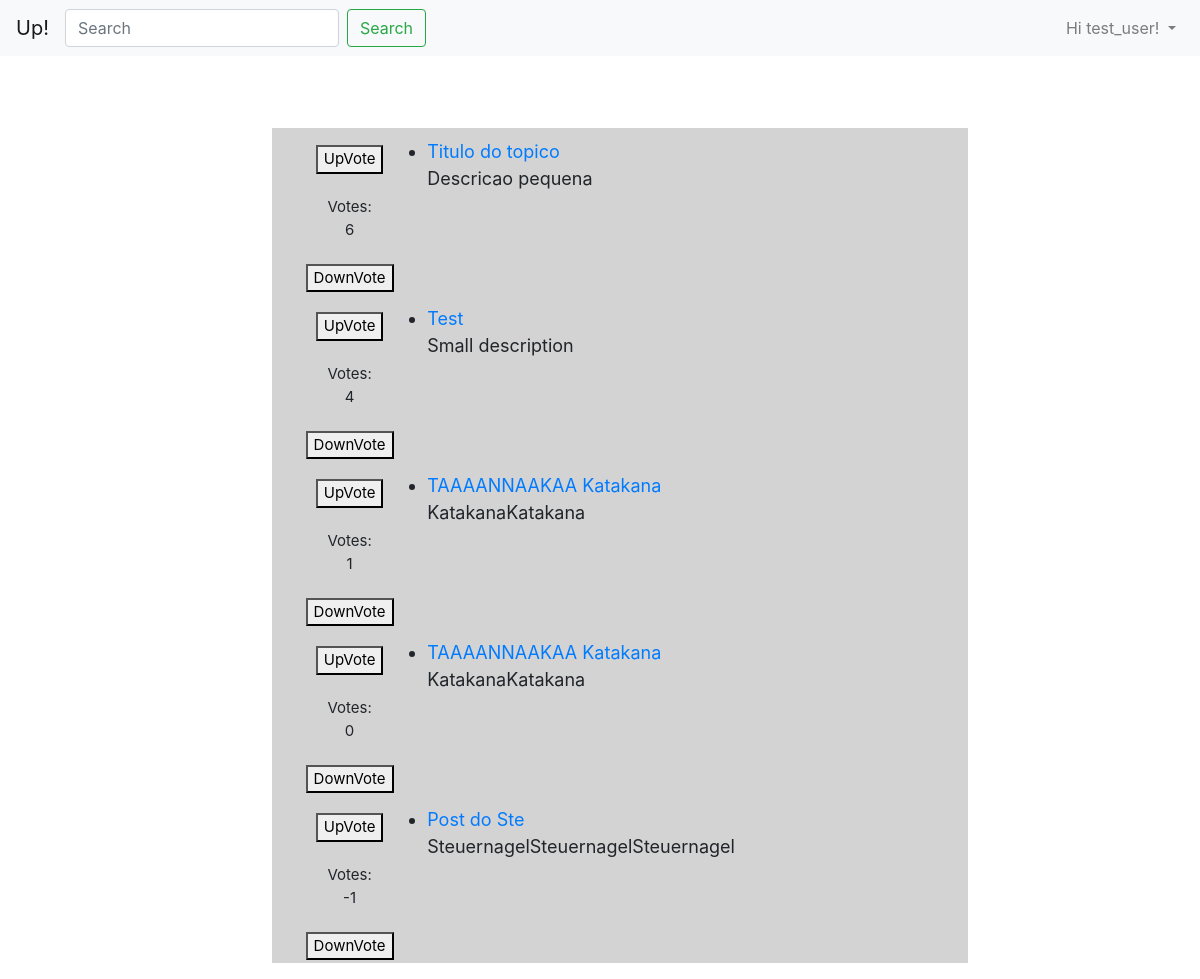
Screenshot of / (signed in) with the database file from the repository.
### Topics/models.py (models this page shows, shortened)
class TopicInformation(models.Model):
    title_text = models.CharField(max_length=50)
    small_description = models.CharField(max_length=500)
    pub_date = models.DateField('date published')
    votes = models.IntegerField(default=0)
    big_description = models.CharField(max_length=10000)

### WebApp/views.py (the view)
# urls.py: path('', views.index, name='index'),
def index(request):
    topics = TopicInformation.objects.order_by('-votes')
    query = request.GET.get('q')
    if query:
        topics = TopicInformation.objects.filter(
            Q(title_text__icontains=query) |
            Q(small_description__icontains=query) |
            Q(big_description__icontains=query)
        )
    context = {
        'topics':
            topics,
    }
    return render(request, 'WebApp/index.html', context)

### templates/WebApp/index.html (shortened to what this page needs)
{% extends 'WebApp/base.html' %}
{% block content %}
<br>
{% if topics %}
<ul>
    {% for topic in topics %}
        <div class="box">
            <div class="votes">
                <form action="{% url 'upvote_main' topic.id %}" method='POST'>
                    <button type='submit'>UpVote</button>
                </form>
                    <br>
                    Votes: <br> {{topic.votes}}
                    <br>
                    <br>
                <form action="{% url 'downvote_main' topic.id %}" method='POST'>
                    <button type='submit'>DownVote</button>
                </form>
            </div>
            <div class="content">
                <li><a href="/Topics/{{topic.id}}">{{topic.title_text}}</a>
                    <br> {{topic.small_description}}<br>
                <br> </li>
            </div>
        </div>
    {% endfor %}
</ul>
{% else %}
<p>No topics found using the search query "{{ request.GET.q }}".</p>
{% endif %}
{% endblock %}

### templates/WebApp/base.html (shortened to what this page needs)
<!DOCTYPE html>
<html>
{% load static %}
<head>
    <link rel="stylesheet" href="{% static "style.css" %}">
    <link rel="stylesheet" href="https://stackpath.bootstrapcdn.com/bootstrap/4.3.1/css/bootstrap.min.css">
</head>
<body>
<nav class="navbar navbar-expand-lg navbar-light bg-light">
  <a class="navbar-brand" href="{% url 'index' %}">Up!</a>
  <div class="collapse navbar-collapse" id="navbarSupportedContent">
    <ul class="navbar-nav mr-auto">
    <form class="form-inline my-2 my-lg-0" action="{% url 'index' %}">
      <input class="form-control mr-sm-2" type="search" placeholder="Search" aria-label="Search" name="q">
      <button class="btn btn-outline-success my-2 my-sm-0" type="submit">Search</button>
    </form>
    </ul>
    <ul class="navbar-nav">
        {% if request.user.is_authenticated %}
        <li class="nav-item dropdown">
            <a class="nav-link dropdown-toggle" href="#" id="navbarDropdown" role="button" data-toggle="dropdown" aria-haspopup="true" aria-expanded="false">
              <span>Hi {{ request.user }}!</span>
            </a>
        </li>
        {% else %}
        <li class="nav-item">
            <a href="{% url 'user_login' %}" class="nav_link">Login</a>
        </li>
        {% endif %}
    </ul>
  </div>
</nav>
<br>
<br>
<main>
    {% block content %}
    {% endblock %}
</main>
</body>
</html>

### static/style.css (style rules this page uses)
.votes { text-align: center; position: relative; top: 5%; font-size: 15px; }
.content { padding-left: 10px; font-size: 18px; }
.box { display: grid; grid-template-columns: 20% 80%; width: 60%; background-color: lightgrey; padding: 10px; margin: auto; }

### rows the page displays
TopicInformation: votes "6", title_text "Titulo do topico", small_description "Descricao pequena"
TopicInformation: votes "4", title_text "Test", small_description "Small description"
TopicInformation: votes "1", title_text "TAAAANNAAKAA Katakana", small_description "KatakanaKatakana"
TopicInformation: votes "0", title_text "TAAAANNAAKAA Katakana", small_description "KatakanaKatakana"
TopicInformation: votes "-1", title_text "Post do Ste", small_description "SteuernagelSteuernagelSteuernagel"

### other values shown
{{ request.user }} "test_user"
